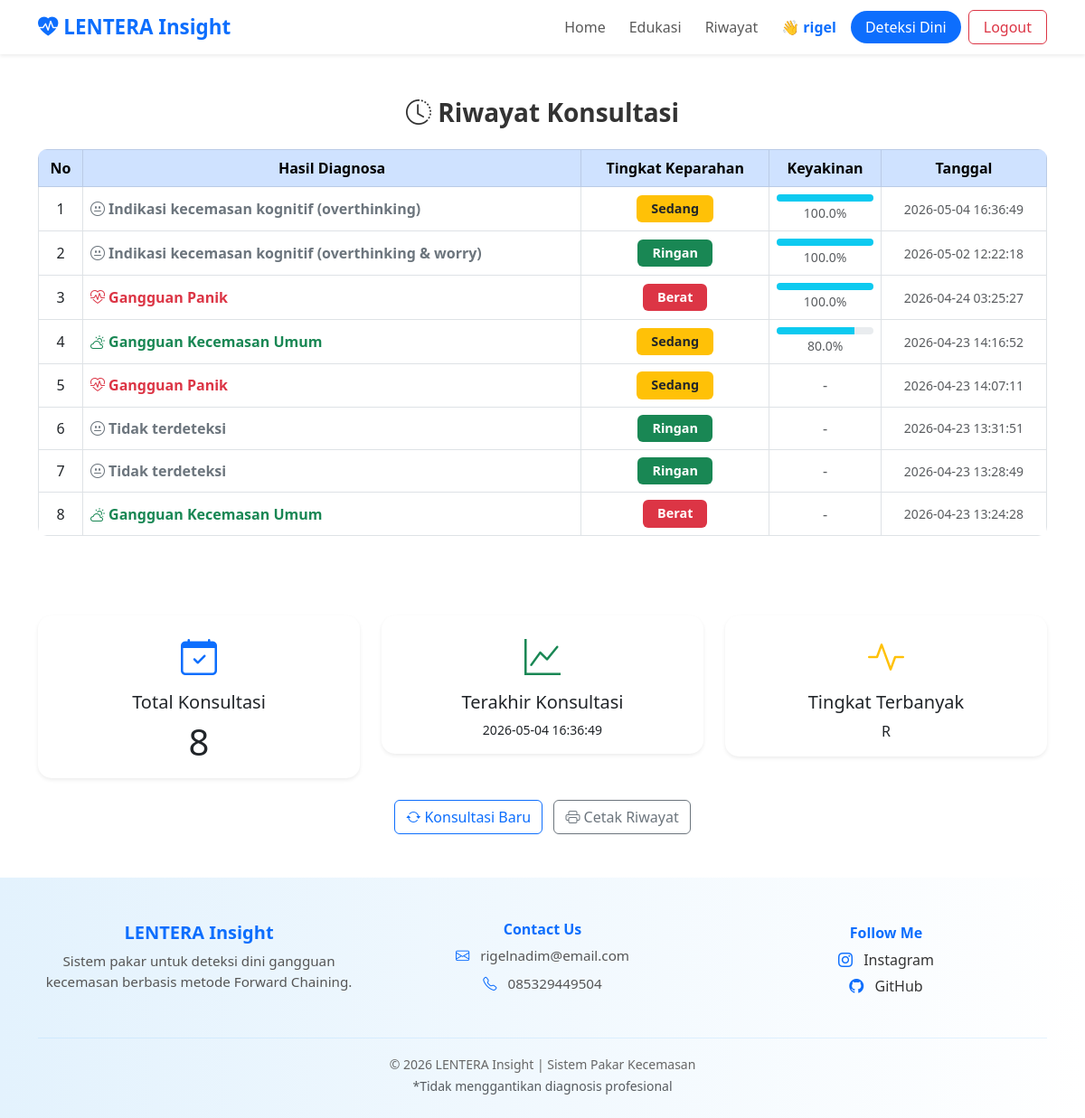
The page /konsultasi/riwayat (signed in) on the database its author committed.
### tables this page shows
CREATE TABLE hasil_konsultasi (
    id INTEGER PRIMARY KEY AUTOINCREMENT,
    username TEXT,
    hasil TEXT,
    tingkat TEXT,
    tanggal TIMESTAMP DEFAULT CURRENT_TIMESTAMP
, keyakinan REAL DEFAULT 0);

### app/routes/konsultasi_routes.py (the view)
@konsultasi.route('/riwayat')
def riwayat():
    if not session.get('username'):
        return redirect(url_for('auth.login'))
    try:
        conn = get_db_connection()
        data = conn.execute(
            '''
            SELECT * FROM hasil_konsultasi
            WHERE username = ?
            ORDER BY tanggal DESC
            ''',
            (session['username'],)
        ).fetchall()
        conn.close()
    except Exception as e:
        print("ERROR AMBIL DATA:", e)
        data = []
    return render_template(
        'konsultasi/riwayat.html',
        data=data
    )

### database/db.py (called while the page is built)
def get_db_connection():
    db_path = os.path.join(BASE_DIR, 'db.sqlite3')
    print("PAKAI DATABASE:", db_path)  # 🔥 DEBUG
    conn = sqlite3.connect(db_path)
    conn.row_factory = sqlite3.Row
    return conn

### app/templates/konsultasi/riwayat.html (shortened to what this page needs)
{% extends 'layout/base.html' %} {% block content %}
<div class="container mt-5">
  <h3 class="mb-4 text-center">
    <i class="bi bi-clock-history"></i> Riwayat Konsultasi
  </h3>
  {% if data %}
  <div class="table-responsive">
    <table class="table table-bordered table-hover align-middle">
      <thead class="table-primary text-center">
        <tr>
          <th>No</th>
          <th>Hasil Diagnosa</th>
          <th>Tingkat Keparahan</th>
          <th>Keyakinan</th>
          <th>Tanggal</th>
        </tr>
      </thead>
      <tbody>
        {% for d in data %}
        <tr>
          <td class="text-center">{{ loop.index }}</td>
          <td
            class="fw-semibold {% if 'Panik' in d['hasil'] %} text-danger {% elif 'Sosial' in d['hasil'] %} text-warning {% elif 'Umum' in d['hasil'] %} text-success {% else %} text-secondary {% endif %}"
          >
            <i
              class="bi {% if 'Panik' in d['hasil'] %} bi-heart-pulse {% elif 'Sosial' in d['hasil'] %} bi-people {% elif 'Umum' in d['hasil'] %} bi-cloud-sun {% else %} bi-emoji-neutral {% endif %}"
            ></i>
            {{ d['hasil'] }}
          </td>
          <td class="text-center">
            <span
              class="badge {% if d['tingkat'] == 'Sangat Berat' %} bg-danger {% elif d['tingkat'] == 'Berat' %} bg-danger {% elif d['tingkat'] == 'Sedang' %} bg-warning text-dark {% elif d['tingkat'] == 'Ringan' %} bg-success {% else %} bg-secondary {% endif %} px-3 py-2"
            >
              {{ d['tingkat'] }}
            </span>
          </td>
          <td class="text-center">
            {% set keyakinan = d['keyakinan'] if 'keyakinan' in d.keys() else 0
            %} {% if keyakinan and keyakinan > 0 %}
            <div class="progress" style="height: 8px">
              <div
                class="progress-bar bg-info"
                role="progressbar"
                style="width: {{ keyakinan }}%;"
                aria-valuenow="{{ keyakinan }}"
                aria-valuemin="0"
                aria-valuemax="100"
              ></div>
            </div>
            <small class="text-muted">{{ keyakinan }}%</small>
            {% else %}
            <span class="text-muted">-</span>
            {% endif %}
          </td>
          <td class="text-center text-muted small">{{ d['tanggal'] }}</td>
        </tr>
        {% endfor %}
      </tbody>
    </table>
  </div>
  <div class="row mt-5 g-4">
    <div class="col-md-4">
      <div class="card text-center border-primary shadow-sm">
        <div class="card-body">
          <i class="bi bi-calendar-check fs-1 text-primary"></i>
          <h5 class="card-title mt-2">Total Konsultasi</h5>
          <p class="card-text display-6">{{ data|length }}</p>
        </div>
      </div>
    </div>
    <div class="col-md-4">
      <div class="card text-center border-success shadow-sm">
        <div class="card-body">
          <i class="bi bi-graph-up fs-1 text-success"></i>
          <h5 class="card-title mt-2">Terakhir Konsultasi</h5>
          <p class="card-text small">
            {{ data[0]['tanggal'] if data else '-' }}
          </p>
        </div>
      </div>
    </div>
    <div class="col-md-4">
      <div class="card text-center border-warning shadow-sm">
        <div class="card-body">
          <i class="bi bi-activity fs-1 text-warning"></i>
          <h5 class="card-title mt-2">Tingkat Terbanyak</h5>
          <p class="card-text">
            {% set tingkat_counts = {} %} {% for d in data %} {% set t =
            d['tingkat'] %} {% set _ = tingkat_counts.update({t:
            tingkat_counts.get(t, 0) + 1}) %} {% endfor %} {% if tingkat_counts
            %} {{ tingkat_counts|sort(attribute=1, reverse=True)|first|first }}
            {% else %} - {% endif %}
          </p>
        </div>
      </div>
    </div>
  </div>
  {% endif %}
  <div class="text-center mt-4">
    <a
      href="{{ url_for('konsultasi.konsultasi_page') }}"
      class="btn btn-outline-primary"
    >
      <i class="bi bi-arrow-repeat"></i> Konsultasi Baru
    </a>
    <button onclick="window.print()" class="btn btn-outline-secondary ms-2">
      <i class="bi bi-printer"></i> Cetak Riwayat
    </button>
  </div>
</div>
{% endblock %}

### app/static/css/style.css (style rules this page uses)
body { font-family: "Segoe UI", sans-serif; background-color: #ffffff; color: #333; }
h1, h2, h3, h4 { font-weight: 600; }
a { text-decoration: none; }
.card { border-radius: 15px; border: none; transition: 0.3s; }
a { transition: 0.3s; }
table { border-radius: 10px; overflow: hidden; }
.badge { font-size: 0.9rem; }

### app/templates/konsultasi/riwayat.html (style rules this page uses)
.table th, .table td { vertical-align: middle; }
.progress { border-radius: 10px; background-color: #e9ecef; }
.card { transition: transform 0.2s; }

### rows shown on the page
hasil_konsultasi: hasil "Indikasi kecemasan kognitif (overthinking)", tingkat "Sedang", keyakinan "100.0", tanggal "2026-05-04 16:36:49"
hasil_konsultasi: hasil "Indikasi kecemasan kognitif (overthinking & worry)", tingkat "Ringan", keyakinan "100.0", tanggal "2026-05-02 12:22:18"
hasil_konsultasi: hasil "Gangguan Panik", tingkat "Berat", keyakinan "100.0", tanggal "2026-04-24 03:25:27"
hasil_konsultasi: hasil "Gangguan Kecemasan Umum", tingkat "Sedang", keyakinan "80.0", tanggal "2026-04-23 14:16:52"
hasil_konsultasi: hasil "Gangguan Panik", tingkat "Sedang", tanggal "2026-04-23 14:07:11"
hasil_konsultasi: hasil "Tidak terdeteksi", tingkat "Ringan", tanggal "2026-04-23 13:31:51"
hasil_konsultasi: hasil "Tidak terdeteksi", tingkat "Ringan", tanggal "2026-04-23 13:28:49"
hasil_konsultasi: hasil "Gangguan Kecemasan Umum", tingkat "Berat", tanggal "2026-04-23 13:24:28"

### other values the page prints
{{ session['username'] }} "rigel"
{{ data|length }} "8"
{{ tingkat_counts|sort(attribute=1, reverse=True)|first|first }} "R"
